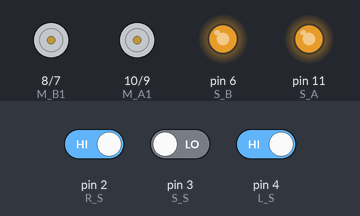
A sketch run on a simulated Arduino Uno, built with avr-gcc and run on an emulated ATmega328P. On the bench: motor-driver pin pairs drawn as motors (green arrow = first pin HIGH = forward, orange = second pin HIGH = backward, longer = more drive), output pins drawn as LEDs (lit = HIGH). The test bench sets the inputs (shaded band); at power-on: pin 2 (R_S) HIGH, pin 4 (L_S) HIGH, pin 3 (S_S) LOW.

Above: at 1.4 s.
1.5 s: pin 2 (R_S) driven LOW
At 2.7 s:
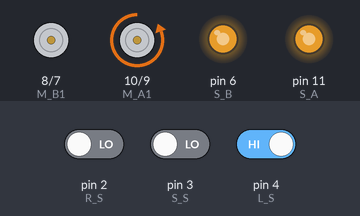
3.0 s: pin 2 (R_S) driven HIGH and pin 4 (L_S) driven LOW
At 4.2 s:
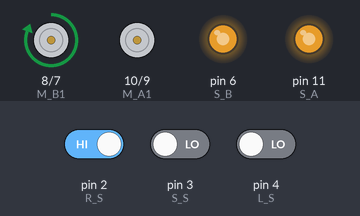
4.5 s: pin 2 (R_S) driven LOW and pin 3 (S_S) driven HIGH
At 5.5 s:
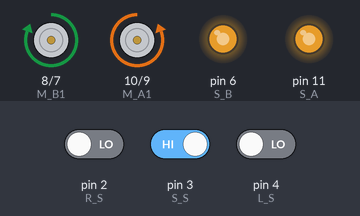
6.0 s: pin 2 (R_S) driven HIGH
At 6.3 s:
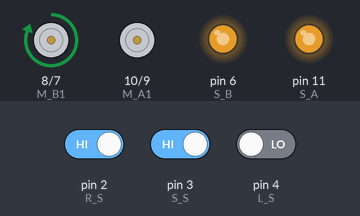
Timing chart, 0 to 8.5 s (numbered marks = the images above; inputs shaded):
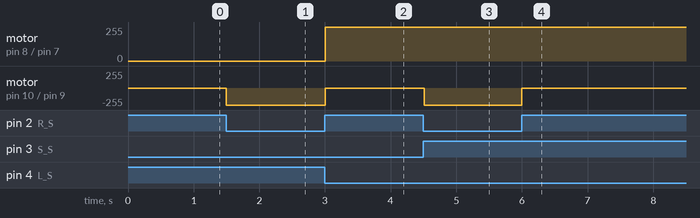

Measured:
- after the input at 1.5 s, motor on pin 10 (M_A1) / pin 9 (M_A2): stopped → backward 255/255 at once
- after the input at 3.0 s, motor on pin 8 (M_B1) / pin 7 (M_B2): stopped → forward 255/255 at once; motor on pin 10 (M_A1) / pin 9 (M_A2): backward 255/255 → stopped at once
- after the input at 4.5 s, motor on pin 10 (M_A1) / pin 9 (M_A2): stopped → backward 255/255 at once
- after the input at 6.0 s, motor on pin 10 (M_A1) / pin 9 (M_A2): backward 255/255 → stopped at once

The sketch:

Laverna_MicroBot.ino
```cpp
int S_A = 11;  //speed motor a
int M_A1 = 10; //motor a = +
int M_A2 = 9; //motor a = -
int M_B1 = 8; //motor b = -
int M_B2 = 7; //motor b = +
int S_B = 6;  //speed motor b

int R_S = 2; //sincer R
int S_S = 3; //sincer S
int L_S = 4; //sincer L

void setup()
{
pinMode(M_B1, OUTPUT);
pinMode(M_B2, OUTPUT);
pinMode(M_A1, OUTPUT);
pinMode(M_A2, OUTPUT);
pinMode(S_B, OUTPUT);
pinMode(S_A, OUTPUT);

pinMode(L_S, INPUT);
pinMode(S_S, INPUT);
pinMode(R_S, INPUT);

analogWrite(S_A, 200);
analogWrite(S_B, 200);
delay(200);
}
void loop()
{
if ((digitalRead(L_S) == 0)&&(digitalRead(S_S) == 1)&&(digitalRead(R_S) == 0)){forword();}

if ((digitalRead(L_S) == 1)&&(digitalRead(S_S) == 1)&&(digitalRead(R_S) == 0)){turnLeft();}
if ((digitalRead(L_S) == 1)&&(digitalRead(S_S) ==0)&&(digitalRead(R_S) == 0)) {turnLeft();}

if ((digitalRead(L_S) == 0)&&(digitalRead(S_S) == 1)&&(digitalRead(R_S) == 1)){turnRight();}
if ((digitalRead(L_S) == 0)&&(digitalRead(S_S) == 0)&&(digitalRead(R_S) == 1)){turnRight();}

//if ((digitalRead(L_S) == 1)&&(digitalRead(S_S) == 1)&&(digitalRead(R_S) == 1)){Stop();}
}

void forword(){
digitalWrite(M_A1, LOW);
digitalWrite(M_A2, HIGH);
digitalWrite(M_B1, HIGH);
digitalWrite(M_B2, LOW);

}


void turnRight(){
digitalWrite(M_A1, LOW);
digitalWrite(M_A2, LOW);
digitalWrite(M_B1, HIGH);
digitalWrite(M_B2, LOW);
delay(30);
}

void turnLeft(){
digitalWrite(M_A1, LOW);
digitalWrite(M_A2, HIGH);
digitalWrite(M_B1, LOW);
digitalWrite(M_B2, LOW);
delay(35);
}
/*
void Stop(){
digitalWrite(M_A1, LOW);
digitalWrite(M_A2, LOW);
digitalWrite(M_B1, LOW);
digitalWrite(M_B2, LOW);
}
*/
```
